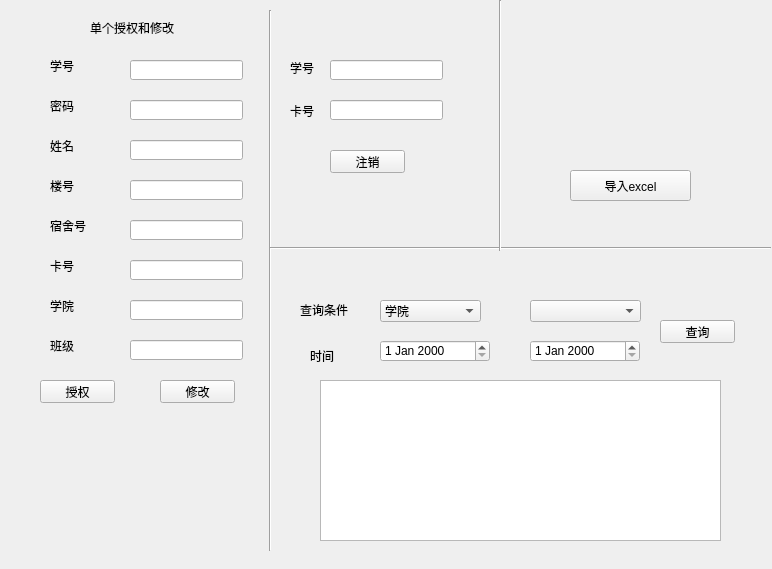
<?xml version="1.0" encoding="UTF-8"?>
<ui version="4.0">
 <class>adiministrate</class>
 <widget class="QWidget" name="adiministrate">
  <property name="geometry">
   <rect>
    <x>0</x>
    <y>0</y>
    <width>772</width>
    <height>569</height>
   </rect>
  </property>
  <property name="windowTitle">
   <string>adiministrate</string>
  </property>
  <widget class="QLabel" name="label">
   <property name="geometry">
    <rect>
     <x>50</x>
     <y>60</y>
     <width>54</width>
     <height>12</height>
    </rect>
   </property>
   <property name="text">
    <string>学号</string>
   </property>
  </widget>
  <widget class="QLabel" name="label_2">
   <property name="geometry">
    <rect>
     <x>50</x>
     <y>100</y>
     <width>54</width>
     <height>12</height>
    </rect>
   </property>
   <property name="text">
    <string>密码</string>
   </property>
  </widget>
  <widget class="QLabel" name="label_3">
   <property name="geometry">
    <rect>
     <x>50</x>
     <y>180</y>
     <width>54</width>
     <height>12</height>
    </rect>
   </property>
   <property name="text">
    <string>楼号</string>
   </property>
  </widget>
  <widget class="QLabel" name="label_4">
   <property name="geometry">
    <rect>
     <x>50</x>
     <y>220</y>
     <width>54</width>
     <height>12</height>
    </rect>
   </property>
   <property name="text">
    <string>宿舍号</string>
   </property>
  </widget>
  <widget class="QLineEdit" name="user">
   <property name="geometry">
    <rect>
     <x>130</x>
     <y>60</y>
     <width>113</width>
     <height>20</height>
    </rect>
   </property>
  </widget>
  <widget class="QLineEdit" name="password">
   <property name="geometry">
    <rect>
     <x>130</x>
     <y>100</y>
     <width>113</width>
     <height>20</height>
    </rect>
   </property>
  </widget>
  <widget class="QLineEdit" name="building">
   <property name="geometry">
    <rect>
     <x>130</x>
     <y>180</y>
     <width>113</width>
     <height>20</height>
    </rect>
   </property>
  </widget>
  <widget class="QLineEdit" name="room">
   <property name="geometry">
    <rect>
     <x>130</x>
     <y>220</y>
     <width>113</width>
     <height>20</height>
    </rect>
   </property>
  </widget>
  <widget class="QLabel" name="label_5">
   <property name="geometry">
    <rect>
     <x>50</x>
     <y>260</y>
     <width>54</width>
     <height>12</height>
    </rect>
   </property>
   <property name="text">
    <string>卡号</string>
   </property>
  </widget>
  <widget class="QLineEdit" name="card">
   <property name="geometry">
    <rect>
     <x>130</x>
     <y>260</y>
     <width>113</width>
     <height>20</height>
    </rect>
   </property>
  </widget>
  <widget class="QPushButton" name="pushButton">
   <property name="geometry">
    <rect>
     <x>40</x>
     <y>380</y>
     <width>75</width>
     <height>23</height>
    </rect>
   </property>
   <property name="text">
    <string>授权</string>
   </property>
  </widget>
  <widget class="QLabel" name="label_6">
   <property name="geometry">
    <rect>
     <x>50</x>
     <y>140</y>
     <width>54</width>
     <height>12</height>
    </rect>
   </property>
   <property name="text">
    <string>姓名</string>
   </property>
  </widget>
  <widget class="QLineEdit" name="name">
   <property name="geometry">
    <rect>
     <x>130</x>
     <y>140</y>
     <width>113</width>
     <height>20</height>
    </rect>
   </property>
  </widget>
  <widget class="Line" name="line">
   <property name="geometry">
    <rect>
     <x>260</x>
     <y>10</y>
     <width>20</width>
     <height>541</height>
    </rect>
   </property>
   <property name="orientation">
    <enum>Qt::Vertical</enum>
   </property>
  </widget>
  <widget class="QLabel" name="label_7">
   <property name="geometry">
    <rect>
     <x>290</x>
     <y>60</y>
     <width>54</width>
     <height>16</height>
    </rect>
   </property>
   <property name="text">
    <string>学号</string>
   </property>
  </widget>
  <widget class="QLineEdit" name="lineEdit">
   <property name="geometry">
    <rect>
     <x>330</x>
     <y>60</y>
     <width>113</width>
     <height>20</height>
    </rect>
   </property>
  </widget>
  <widget class="QLabel" name="label_8">
   <property name="geometry">
    <rect>
     <x>290</x>
     <y>100</y>
     <width>54</width>
     <height>21</height>
    </rect>
   </property>
   <property name="text">
    <string>卡号</string>
   </property>
  </widget>
  <widget class="QLineEdit" name="lineEdit_2">
   <property name="geometry">
    <rect>
     <x>330</x>
     <y>100</y>
     <width>113</width>
     <height>20</height>
    </rect>
   </property>
  </widget>
  <widget class="QPushButton" name="pushButton_2">
   <property name="geometry">
    <rect>
     <x>330</x>
     <y>150</y>
     <width>75</width>
     <height>23</height>
    </rect>
   </property>
   <property name="text">
    <string>注销</string>
   </property>
  </widget>
  <widget class="QPushButton" name="pushButton_3">
   <property name="geometry">
    <rect>
     <x>160</x>
     <y>380</y>
     <width>75</width>
     <height>23</height>
    </rect>
   </property>
   <property name="text">
    <string>修改</string>
   </property>
  </widget>
  <widget class="QLabel" name="label_9">
   <property name="geometry">
    <rect>
     <x>90</x>
     <y>20</y>
     <width>101</width>
     <height>16</height>
    </rect>
   </property>
   <property name="text">
    <string>单个授权和修改</string>
   </property>
  </widget>
  <widget class="QLabel" name="label_10">
   <property name="geometry">
    <rect>
     <x>50</x>
     <y>300</y>
     <width>54</width>
     <height>12</height>
    </rect>
   </property>
   <property name="text">
    <string>学院</string>
   </property>
  </widget>
  <widget class="QLabel" name="label_11">
   <property name="geometry">
    <rect>
     <x>50</x>
     <y>340</y>
     <width>54</width>
     <height>12</height>
    </rect>
   </property>
   <property name="text">
    <string>班级</string>
   </property>
  </widget>
  <widget class="QLineEdit" name="lineEdit_3">
   <property name="geometry">
    <rect>
     <x>130</x>
     <y>300</y>
     <width>113</width>
     <height>20</height>
    </rect>
   </property>
  </widget>
  <widget class="QLineEdit" name="lineEdit_4">
   <property name="geometry">
    <rect>
     <x>130</x>
     <y>340</y>
     <width>113</width>
     <height>20</height>
    </rect>
   </property>
  </widget>
  <widget class="QComboBox" name="comboBox">
   <property name="geometry">
    <rect>
     <x>380</x>
     <y>300</y>
     <width>101</width>
     <height>22</height>
    </rect>
   </property>
   <item>
    <property name="text">
     <string>学院</string>
    </property>
   </item>
   <item>
    <property name="text">
     <string>学号</string>
    </property>
   </item>
   <item>
    <property name="text">
     <string>楼号</string>
    </property>
   </item>
  </widget>
  <widget class="Line" name="line_2">
   <property name="geometry">
    <rect>
     <x>270</x>
     <y>240</y>
     <width>501</width>
     <height>16</height>
    </rect>
   </property>
   <property name="orientation">
    <enum>Qt::Horizontal</enum>
   </property>
  </widget>
  <widget class="QPushButton" name="pushButton_5">
   <property name="geometry">
    <rect>
     <x>660</x>
     <y>320</y>
     <width>75</width>
     <height>23</height>
    </rect>
   </property>
   <property name="text">
    <string>查询</string>
   </property>
  </widget>
  <widget class="QLabel" name="label_12">
   <property name="geometry">
    <rect>
     <x>300</x>
     <y>300</y>
     <width>54</width>
     <height>20</height>
    </rect>
   </property>
   <property name="text">
    <string>查询条件</string>
   </property>
  </widget>
  <widget class="QComboBox" name="comboBox_2">
   <property name="geometry">
    <rect>
     <x>530</x>
     <y>300</y>
     <width>111</width>
     <height>22</height>
    </rect>
   </property>
   <item>
    <property name="text">
     <string/>
    </property>
   </item>
   <item>
    <property name="text">
     <string>班级</string>
    </property>
   </item>
   <item>
    <property name="text">
     <string>年级</string>
    </property>
   </item>
   <item>
    <property name="text">
     <string>宿舍</string>
    </property>
   </item>
  </widget>
  <widget class="QListView" name="listView">
   <property name="geometry">
    <rect>
     <x>320</x>
     <y>380</y>
     <width>401</width>
     <height>161</height>
    </rect>
   </property>
  </widget>
  <widget class="Line" name="line_3">
   <property name="geometry">
    <rect>
     <x>490</x>
     <y>0</y>
     <width>20</width>
     <height>251</height>
    </rect>
   </property>
   <property name="orientation">
    <enum>Qt::Vertical</enum>
   </property>
  </widget>
  <widget class="QPushButton" name="pushButton_4">
   <property name="geometry">
    <rect>
     <x>570</x>
     <y>170</y>
     <width>121</width>
     <height>31</height>
    </rect>
   </property>
   <property name="text">
    <string>导入excel</string>
   </property>
  </widget>
  <widget class="QLabel" name="label_13">
   <property name="geometry">
    <rect>
     <x>310</x>
     <y>350</y>
     <width>54</width>
     <height>12</height>
    </rect>
   </property>
   <property name="text">
    <string>时间</string>
   </property>
  </widget>
  <widget class="QDateEdit" name="dateEdit">
   <property name="geometry">
    <rect>
     <x>380</x>
     <y>340</y>
     <width>110</width>
     <height>22</height>
    </rect>
   </property>
  </widget>
  <widget class="QDateEdit" name="dateEdit_2">
   <property name="geometry">
    <rect>
     <x>530</x>
     <y>340</y>
     <width>110</width>
     <height>22</height>
    </rect>
   </property>
  </widget>
 </widget>
 <layoutdefault spacing="6" margin="11"/>
 <resources/>
 <connections>
  <connection>
   <sender>pushButton</sender>
   <signal>clicked()</signal>
   <receiver>adiministrate</receiver>
   <slot>slot1()</slot>
   <hints>
    <hint type="sourcelabel">
     <x>212</x>
     <y>355</y>
    </hint>
    <hint type="destinationlabel">
     <x>312</x>
     <y>364</y>
    </hint>
   </hints>
  </connection>
 </connections>
 <slots>
  <slot>slot1()</slot>
 </slots>
</ui>
